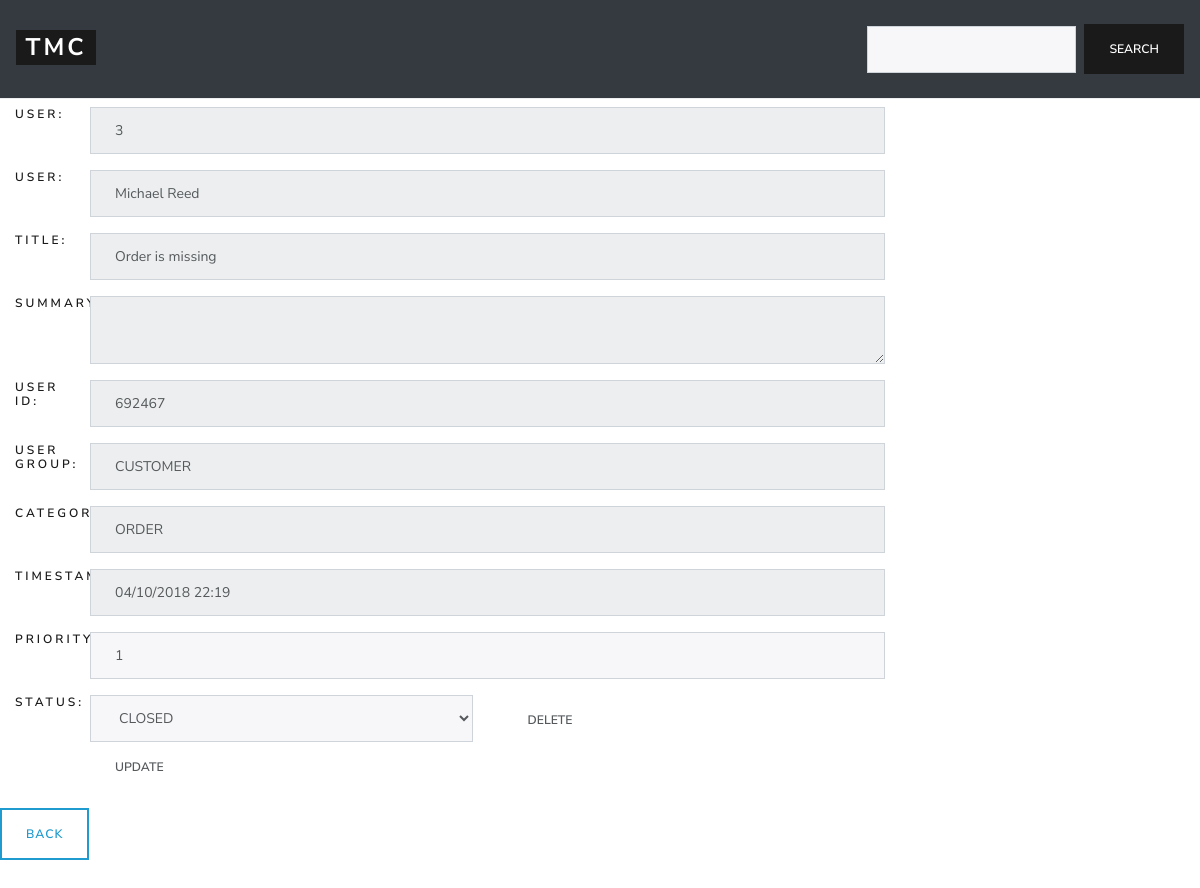
/editCustomer.php?id=3, run on the app's committed database.
### tables this page shows
CREATE TABLE IF NOT EXISTS `ticket_CUSTOMER` (
  `t_ID` int(2) NOT NULL AUTO_INCREMENT,
  `t_TITLE` varchar(255) DEFAULT NULL,
  `t_SUMMARY` varchar(255) DEFAULT NULL,
  `t_USER` varchar(255) DEFAULT NULL,
  `t_UID` int(6) DEFAULT NULL,
  `t_USRGROUP` varchar(8) DEFAULT NULL,
  `t_CAT` varchar(9) DEFAULT NULL,
  `t_TIMESTAMP` varchar(16) DEFAULT NULL,
  `t_PRIORITY` int(1) DEFAULT NULL,
  `t_STATUS` varchar(11) DEFAULT NULL,
  PRIMARY KEY (`t_ID`),
  UNIQUE KEY `user_uid_pair` (`t_USER`,`t_UID`)
);

### editCustomer.php (the view, shortened to what this page needs)
<!DOCTYPE html>
<html><head>
  <link href="https://stackpath.bootstrapcdn.com/bootswatch/4.1.3/lux/bootstrap.min.css" rel="stylesheet">
</head>
<body>
  <nav class="navbar navbar-dark bg-dark border-bottom">
    <h1><a class="navbar-brand badge badge-primary" href="Dashboard.php">TMC</a></h1>
    <form class="form-inline" action="search.php" method="post">
      <input class="form-control mr-sm-2" type="text" name="searchresult" value="">
      <input class="btn btn-primary my-2 my-sm-0" type="submit" name="Submit1" value="search">
    </form>
  </nav>
<head><title>Product List</title></head>
<body>
<div>
<?php
  $host='127.0.0.1';
  $user='s4913757';
  $pwd='qXodmihNoP7VEhpxWHKEAMTkWknyKcCc';
  $db = $user;
  $conn = mysqli_connect($host, $user, $pwd, $db);
  if (isset($_GET['id'])){
	$tID = $_GET['id'];
    $query = "SELECT * FROM ticket_CUSTOMER WHERE t_ID = $tID";
    $result = mysqli_query($conn, $query);
    while ($row = mysqli_fetch_row($result)){
      echo "<form action=\"\" method=\"post\">
      <h6>
        <div class=col-sm-9>
          <div class= form-group>
          <div class = 'form row'>
          <div class=col-sm-1> User: </div>
          <div class=col><input class= form-control mr-sm- type=\"text\" name=\"id\" value=\"$row[0]\" readonly></div>
          </div>
          </div>
          <div class= form-group>
          <div class = 'form row'>
          <div class=col-sm-1> User: </div>
		      <div class=col><input class= form-control mr-sm-2 type=\"text\" name=\"user\" value=\"$row[3]\" readonly></div>
          </div>
          </div>
          <div class= form-group>
          <div class = 'form row'>
          <div class=col-sm-1> Title: </div>
          <div class=col><input class= form-control mr-sm-2 type=\"text\" name=\"title\" value=\"$row[1]\" readonly></div>
          </div>
          </div>
          <div class= form-group>
          <div class = 'form row'>
          <div class=col-sm-1> Summary: </div>
          <div class=col><textarea class= form-control mr-sm-2 type=\"text\" name=\"summary\" value=\"$row[2]\" readonly></textarea></div>
          </div>
          </div>
          <div class= form-group>
          <div class = 'form row'>
          <div class=col-sm-1> User ID: </div>
		      <div class=col><input class= form-control mr-sm-2 type=\"text\" name=\"uid\" value=\"$row[4]\" readonly></div>
          </div>
          </div>
          <div class= form-group>
          <div class = 'form row'>
          <div class=col-sm-1> User Group: </div>
		      <div class=col><input class= form-control mr-sm-2 type=\"text\" name=\"ugroup\" value=\"$row[5]\" readonly></div>
          </div>
          </div>
          <div class= form-group>
          <div class = 'form row'>
          <div class=col-sm-1> Category: </div>
		      <div class=col><input class= form-control mr-sm-2 type=\"text\" name=\"cat\" value=\"$row[6]\" readonly></div>
          </div>
          </div>
          <div class= form-group>
          <div class = 'form row'>
          <div class=col-sm-1> Timestamp: </div>
		      <div class=col><input class= form-control mr-sm-2 type=\"text\" name=\"timestamp\" value=\"$row[7]\" readonly></div>
          </div>
          </div>
          <div class= form-group>
          <div class = 'form row'>
          <div class=col-sm-1> Priority: </div>
		      <div class=col><input class= form-control mr-sm-2 type=\"text\" name=\"priority\" value=\"$row[8]\"></div>
          </div>
          </div>
          <div class= form-group>
          <div class = 'form row'>
          <div class=col-sm-1> Status: </div>
		      <div class=col><select class= form-control mr-sm-2 type=\"text\" name=\"status\" value=\"$row[9]\"></div>
          <option class= form-control>CLOSED</option>
          </div>
          </div>
            <div class= form-group>
            <div class = 'form row'>
            <div class=col><input class= btn btn-primary my-2 my-sm-1 type=\"submit\" name=\"edit\" value=\"Update\"></div>
	          <div class=col><input class= btn btn-primary my-2 my-sm-1 type=\"submit\" name=\"delete\" value=\"Delete\"></div>
            </div>
            </div>
    </h6>
    </div>
      </form>";
	}
  } else {
	  	echo "<p>Direct access is locked.</p>";
  }
?>
</body>
<a href="Dashboard.php" class="btn btn-outline-info">Back</a>
</html>

### editCustomer.php (style rules this page uses)
body { margin-bottom: 60px; }

### data on the page
ticket_customer: id "3", user "Michael Reed", title "Order is missing", uid "692467", ugroup "CUSTOMER", cat "ORDER", timestamp "04/10/2018 22:19", priority "1", status "CLOSED"
